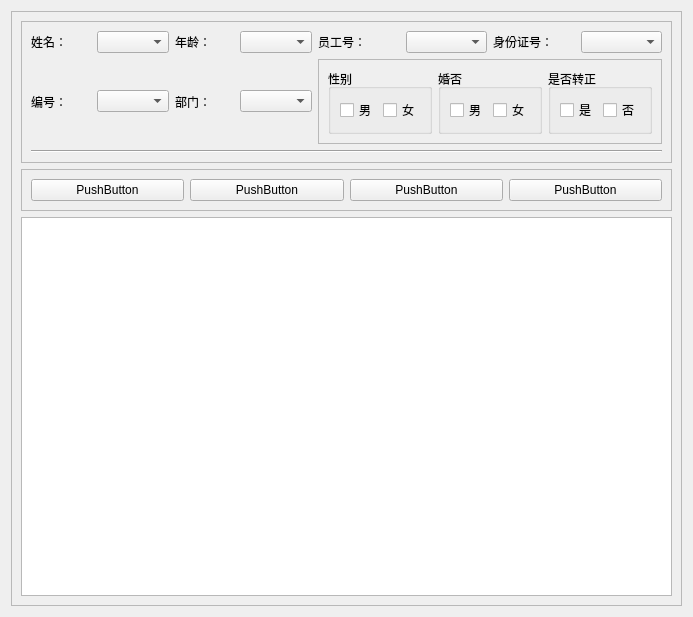
<?xml version="1.0" encoding="UTF-8"?>
<ui version="4.0">
 <class>Form</class>
 <widget class="QWidget" name="Form">
  <property name="geometry">
   <rect>
    <x>0</x>
    <y>0</y>
    <width>693</width>
    <height>617</height>
   </rect>
  </property>
  <property name="windowTitle">
   <string>Form</string>
  </property>
  <layout class="QVBoxLayout" name="verticalLayout_2">
   <item>
    <widget class="QFrame" name="frame">
     <property name="frameShape">
      <enum>QFrame::StyledPanel</enum>
     </property>
     <property name="frameShadow">
      <enum>QFrame::Raised</enum>
     </property>
     <layout class="QVBoxLayout" name="verticalLayout" stretch="0,1,10">
      <item>
       <widget class="QFrame" name="frame_2">
        <property name="frameShape">
         <enum>QFrame::StyledPanel</enum>
        </property>
        <property name="frameShadow">
         <enum>QFrame::Raised</enum>
        </property>
        <layout class="QGridLayout" name="gridLayout_2">
         <item row="0" column="0">
          <widget class="QLabel" name="label_3">
           <property name="text">
            <string>姓名：</string>
           </property>
          </widget>
         </item>
         <item row="0" column="1">
          <widget class="QComboBox" name="comboBox_3"/>
         </item>
         <item row="0" column="6">
          <widget class="QLabel" name="label_7">
           <property name="text">
            <string>身份证号：</string>
           </property>
          </widget>
         </item>
         <item row="0" column="4">
          <widget class="QLabel" name="label_6">
           <property name="text">
            <string>员工号：</string>
           </property>
          </widget>
         </item>
         <item row="0" column="7">
          <widget class="QComboBox" name="comboBox_6"/>
         </item>
         <item row="0" column="3">
          <widget class="QComboBox" name="comboBox_4"/>
         </item>
         <item row="0" column="5">
          <widget class="QComboBox" name="comboBox_5"/>
         </item>
         <item row="0" column="2">
          <widget class="QLabel" name="label_4">
           <property name="text">
            <string>年龄：</string>
           </property>
          </widget>
         </item>
         <item row="1" column="0">
          <widget class="QLabel" name="label">
           <property name="text">
            <string>编号：</string>
           </property>
          </widget>
         </item>
         <item row="1" column="2">
          <widget class="QLabel" name="label_2">
           <property name="text">
            <string>部门：</string>
           </property>
          </widget>
         </item>
         <item row="1" column="1">
          <widget class="QComboBox" name="comboBox"/>
         </item>
         <item row="1" column="3">
          <widget class="QComboBox" name="comboBox_2"/>
         </item>
         <item row="1" column="4" colspan="4">
          <widget class="QFrame" name="frame_3">
           <property name="frameShape">
            <enum>QFrame::StyledPanel</enum>
           </property>
           <property name="frameShadow">
            <enum>QFrame::Raised</enum>
           </property>
           <layout class="QHBoxLayout" name="horizontalLayout_4">
            <item>
             <widget class="QGroupBox" name="groupBox">
              <property name="title">
               <string>性别</string>
              </property>
              <layout class="QHBoxLayout" name="horizontalLayout_2">
               <item>
                <widget class="QCheckBox" name="checkBox">
                 <property name="text">
                  <string>男</string>
                 </property>
                </widget>
               </item>
               <item>
                <widget class="QCheckBox" name="checkBox_4">
                 <property name="text">
                  <string>女</string>
                 </property>
                </widget>
               </item>
              </layout>
             </widget>
            </item>
            <item>
             <widget class="QGroupBox" name="groupBox_3">
              <property name="title">
               <string>婚否</string>
              </property>
              <layout class="QHBoxLayout" name="horizontalLayout_3">
               <item>
                <widget class="QCheckBox" name="checkBox_5">
                 <property name="text">
                  <string>男</string>
                 </property>
                </widget>
               </item>
               <item>
                <widget class="QCheckBox" name="checkBox_6">
                 <property name="text">
                  <string>女</string>
                 </property>
                </widget>
               </item>
              </layout>
             </widget>
            </item>
            <item>
             <widget class="QGroupBox" name="groupBox_2">
              <property name="title">
               <string>是否转正</string>
              </property>
              <layout class="QHBoxLayout" name="horizontalLayout">
               <item>
                <widget class="QCheckBox" name="checkBox_2">
                 <property name="text">
                  <string>是</string>
                 </property>
                </widget>
               </item>
               <item>
                <widget class="QCheckBox" name="checkBox_3">
                 <property name="text">
                  <string>否</string>
                 </property>
                </widget>
               </item>
              </layout>
             </widget>
            </item>
           </layout>
          </widget>
         </item>
         <item row="2" column="0" colspan="8">
          <widget class="Line" name="line">
           <property name="orientation">
            <enum>Qt::Horizontal</enum>
           </property>
          </widget>
         </item>
        </layout>
       </widget>
      </item>
      <item>
       <widget class="QFrame" name="frame_4">
        <property name="frameShape">
         <enum>QFrame::StyledPanel</enum>
        </property>
        <property name="frameShadow">
         <enum>QFrame::Raised</enum>
        </property>
        <layout class="QHBoxLayout" name="horizontalLayout_5">
         <item>
          <widget class="QPushButton" name="pushButton">
           <property name="text">
            <string>PushButton</string>
           </property>
          </widget>
         </item>
         <item>
          <widget class="QPushButton" name="pushButton_2">
           <property name="text">
            <string>PushButton</string>
           </property>
          </widget>
         </item>
         <item>
          <widget class="QPushButton" name="pushButton_3">
           <property name="text">
            <string>PushButton</string>
           </property>
          </widget>
         </item>
         <item>
          <widget class="QPushButton" name="pushButton_4">
           <property name="text">
            <string>PushButton</string>
           </property>
          </widget>
         </item>
        </layout>
       </widget>
      </item>
      <item>
       <widget class="QTableWidget" name="tableWidget">
        <property name="minimumSize">
         <size>
          <width>0</width>
          <height>0</height>
         </size>
        </property>
       </widget>
      </item>
     </layout>
    </widget>
   </item>
  </layout>
 </widget>
 <resources/>
 <connections/>
</ui>
